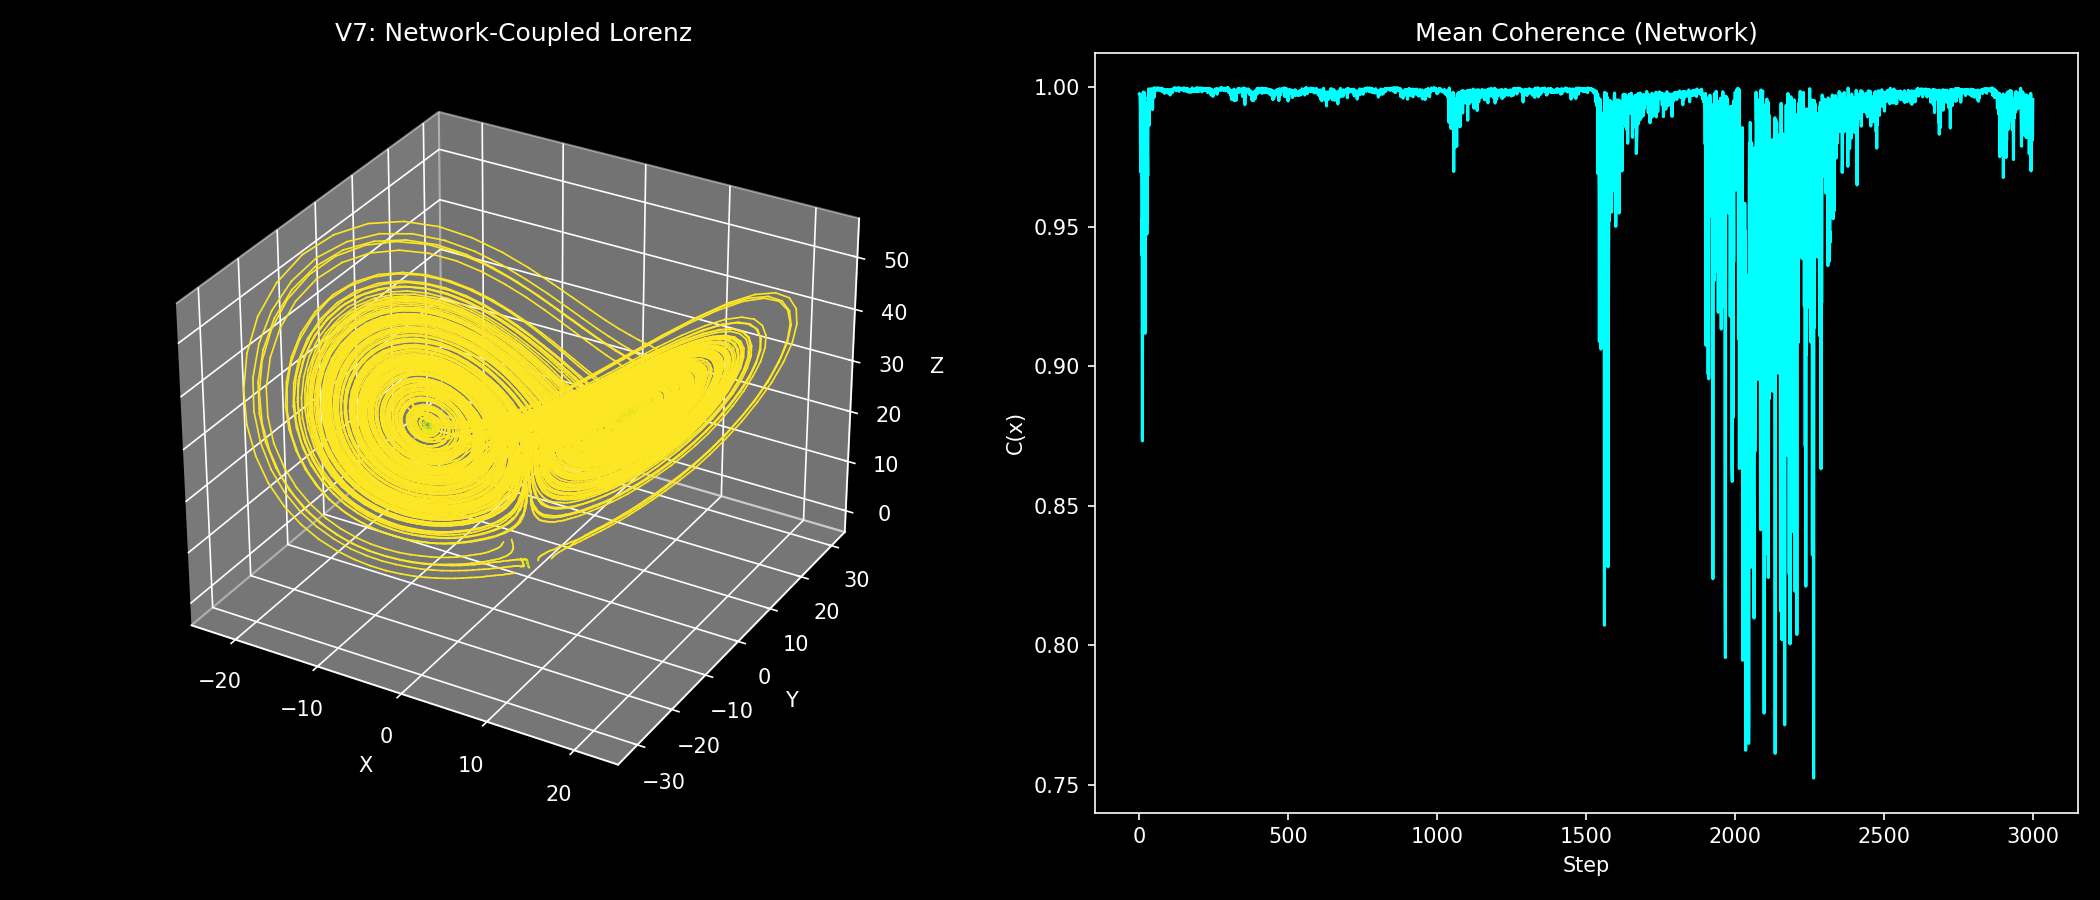

Generate this figure with Python:
import numpy as np
import matplotlib.pyplot as plt

plt.style.use("dark_background")

# ============================
# 1. Lorenz System
# ============================

sigma = 10.0
rho = 28.0
beta = 8.0 / 3.0

def lorenz(x):
    dx = sigma * (x[1] - x[0])
    dy = x[0] * (rho - x[2]) - x[1]
    dz = x[0] * x[1] - beta * x[2]
    return np.array([dx, dy, dz])


# ============================
# 2. Parameters
# ============================

dt = 0.01
steps = 3000
noise_strength = 2.0

n_agents = 8
coupling_strength = 0.08  # etwas stärker als V6

# 🔗 Netzwerk (Adjacency List)
neighbors = {
    0: [1, 3],
    1: [0, 2],
    2: [1, 5],
    3: [0, 4],
    4: [3, 5, 6],
    5: [2, 4],
    6: [4, 7],
    7: [6]
}

agents = [np.random.randn(3) * 2 for _ in range(n_agents)]

trajectories = [[] for _ in range(n_agents)]
coherences = [[] for _ in range(n_agents)]


# ============================
# 3. Simulation
# ============================

for _ in range(steps):

    new_agents = []

    for i in range(n_agents):

        x = agents[i]

        dx = lorenz(x)
        noise = noise_strength * np.random.randn(3)
        dx_obs = dx + noise

        # 🔥 Netzwerk-Interaktion
        neighbor_states = [agents[j] for j in neighbors[i]]
        mean_neighbor = np.mean(neighbor_states, axis=0)

        interaction = coupling_strength * (mean_neighbor - x)

        dx_total = dx_obs + interaction

        # coherence
        dx_field = lorenz(x)
        num = np.dot(dx_total, dx_field)
        denom = np.linalg.norm(dx_total) * np.linalg.norm(dx_field) + 1e-8
        c = num / denom

        # update
        x_new = x + dt * dx_total

        new_agents.append(x_new)
        trajectories[i].append(x_new.copy())
        coherences[i].append(c)

    agents = new_agents


# convert
trajectories = [np.array(traj) for traj in trajectories]
coherences = [np.array(c) for c in coherences]


# ============================
# 4. Visualization
# ============================

fig = plt.figure(figsize=(14, 6))

# --- Trajectories ---
ax = fig.add_subplot(121, projection='3d')

for i in range(n_agents):
    traj = trajectories[i]
    coh = coherences[i]

    for j in range(len(traj) - 1):
        color = plt.cm.viridis((coh[j] + 1) / 2)
        ax.plot(
            traj[j:j+2, 0],
            traj[j:j+2, 1],
            traj[j:j+2, 2],
            color=color,
            linewidth=0.8
        )

ax.set_title("V7: Network-Coupled Lorenz")
ax.set_xlabel("X")
ax.set_ylabel("Y")
ax.set_zlabel("Z")


# --- Mean coherence ---
ax2 = fig.add_subplot(122)

mean_coherence = np.mean(np.array(coherences), axis=0)
ax2.plot(mean_coherence, color="cyan")

ax2.set_title("Mean Coherence (Network)")
ax2.set_xlabel("Step")
ax2.set_ylabel("C(x)")


plt.tight_layout()
plt.savefig("APPLICATIONS/core_demos/lorenz_nexah_v7_network.png", dpi=150)
plt.show()


# ============================
# 5. Output
# ============================

print("Agents:", n_agents)
print("Coupling:", coupling_strength)
print("Mean coherence:", np.mean(mean_coherence))
print("Min coherence:", np.min(mean_coherence))
